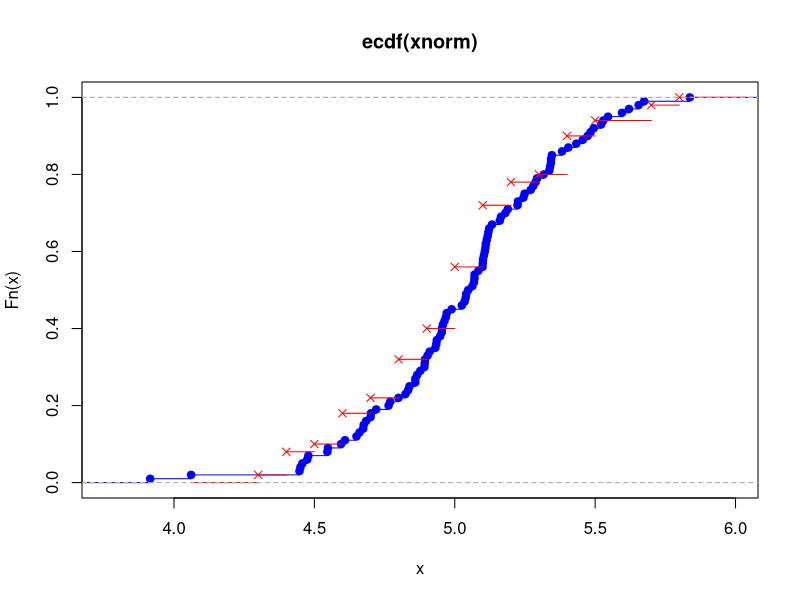
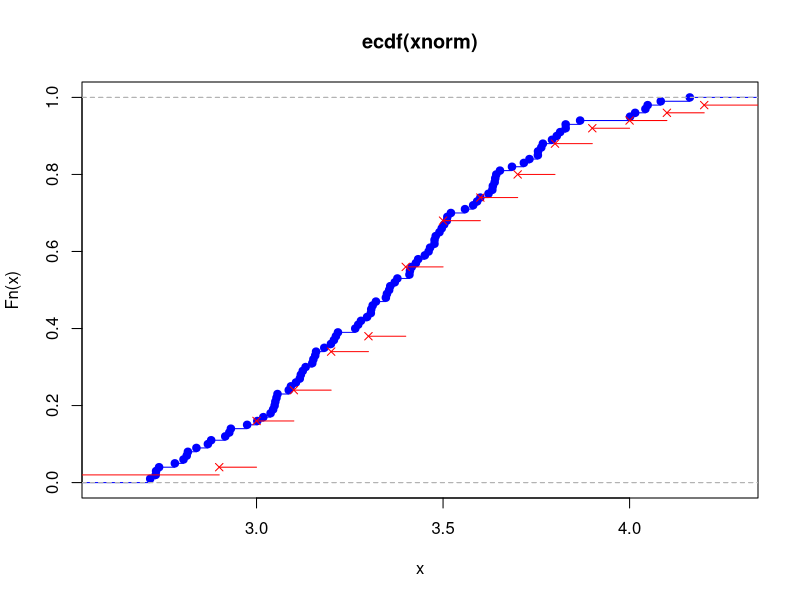

Write R code to recreate these figures, in order.
df<-iris
df=df[df$Species=='setosa',]
sdev<-sd(df$Sepal.Length)
mn<-mean(df$Sepal.Length)

xnorm<-rnorm(100,mean=mn,sd=sdev)
plot(ecdf(xnorm),col='blue')
plot(ecdf(df$Sepal.Length),add=TRUE,pch = 4,col='red')

ks.test(xnorm,df$Sepal.Length)

sdev<-sd(df$Sepal.Width)
mn<-mean(df$Sepal.Width)
xnorm<-rnorm(100,mean=mn,sd=sdev)
plot(ecdf(xnorm),col='blue')
plot(ecdf(df$Sepal.Width),add=TRUE,pch = 4,col='red')

ks.test(xnorm,df$Sepal.Length)
